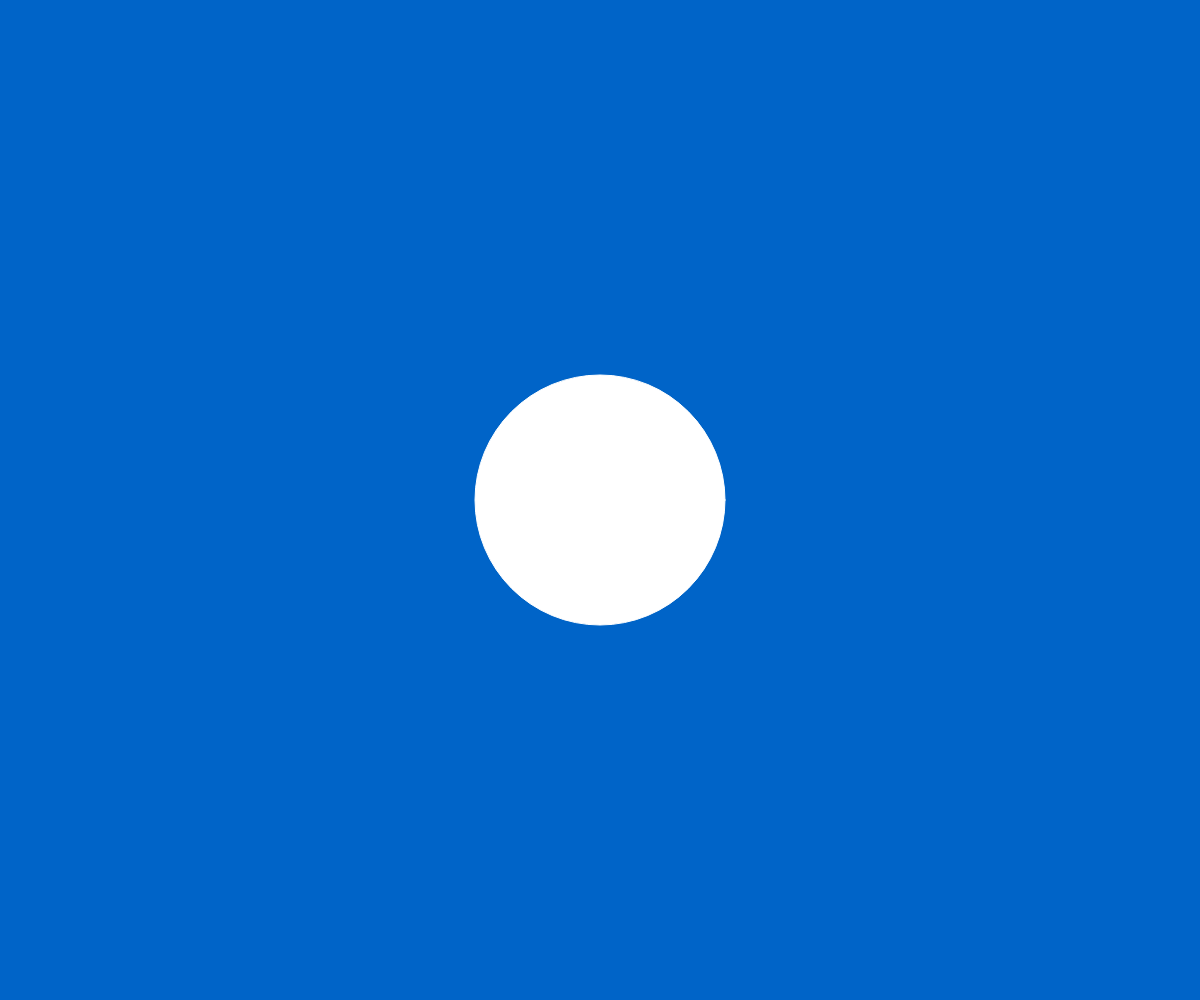
Frame 1 (no input)
Frame 60 (no input): identical to frame 1, image omitted
Frame 120 (the mouse pressed at the canvas centre since frame 60): identical to frame 1, image omitted

The p5.js sketch that drew this single still picture (run headless with seeded random() and noise() and a simulated clock; from frame 60 on, the mouse is pressed at the canvas centre):

// p5.js sketch
// ── sketch.js
function setup() {
  createCanvas(windowWidth, windowHeight);
}

function draw() {
  let ww = windowWidth;
  let wh = windowHeight;
  background(0, 100, 200);
  stroke(255);
  ellipse(ww / 2, wh / 2, wh / 4);
}

function windowResized() {
  resizeCanvas(windowWidth, windowHeight);
}
